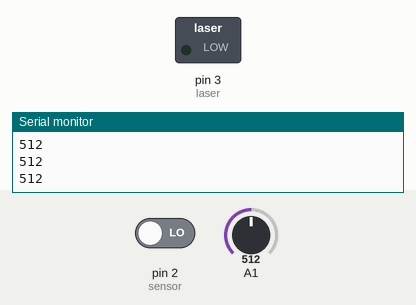
Bench run of a sketch on a simulated Arduino Uno, built with avr-gcc and run on an emulated ATmega328P. On the bench: switched loads named in the sketch (green lamp = pin HIGH), the last lines printed to the serial monitor. Dashed ring = blinking. The inputs (shaded band) are chosen by the test bench; at power-on: pin 2 (sensor) LOW, A1 = 512.

Above: at 1.3 s.
1.4 s: pin 2 (sensor) driven HIGH
At 1.9 s:
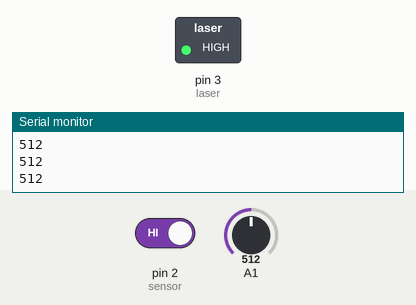
4.4 s: pin 2 (sensor) driven LOW
At 5.1 s:
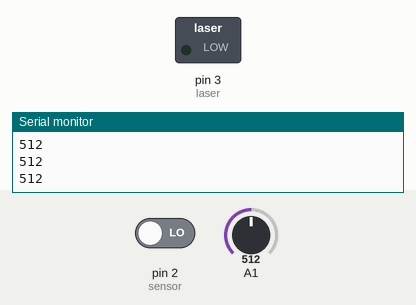
Timing chart, 0 to 7.4 s (numbered marks = the images above; inputs shaded):
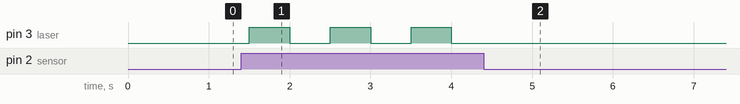

Measured:
- after the input at 1.4 s, pin 3 (laser): alternates HIGH for 0.50 s and LOW for 0.50 s, starting after 0.10 s
- after the input at 4.4 s, pin 3 (laser): stops changing and stays LOW

The sketch:

touch_y_laser.ino
```cpp
int sensor=2, laser=3;

void setup() {
  Serial.begin(9600);
  pinMode(sensor,INPUT);
  pinMode(laser, OUTPUT);
  // put your setup code here, to run once:

}

void loop() {
  if(digitalRead(sensor)){
    digitalWrite(laser, !digitalRead(laser));
    }
   Serial.print(analogRead(1));
   Serial.print("\n");
   delay(500);
  // put your main code here, to run repeatedly:

}
```
